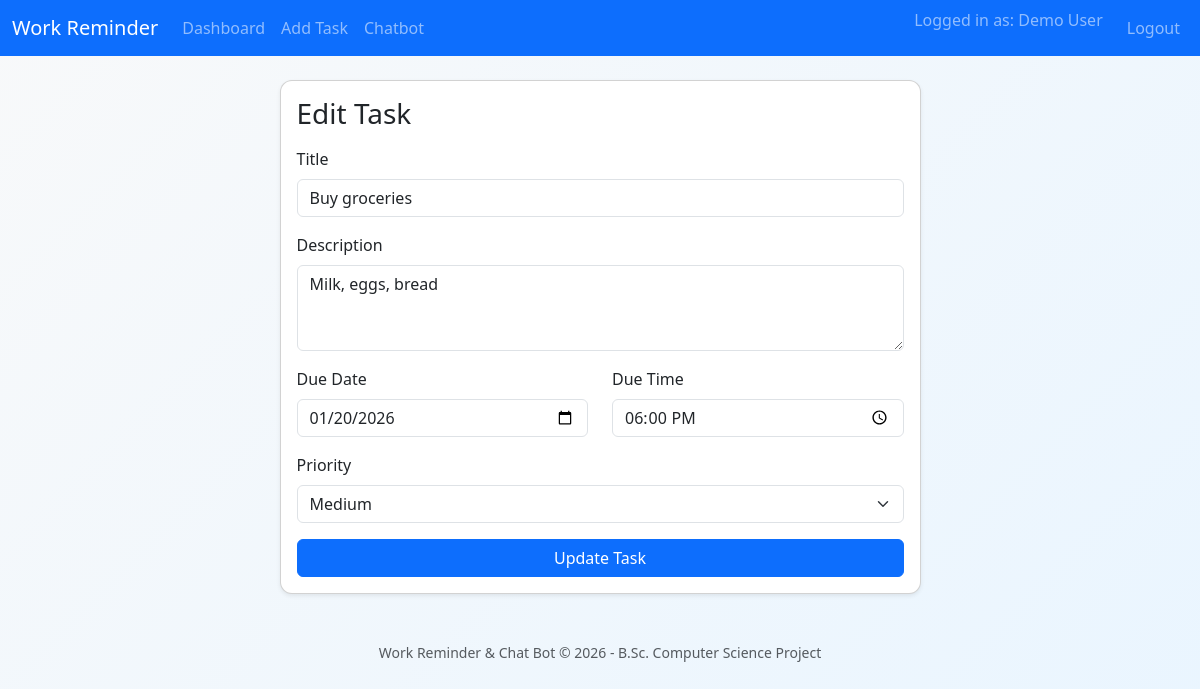
The app's page /tasks/edit_task.php?id=2 (signed in) with its own data.
### tables this page shows
CREATE TABLE IF NOT EXISTS tasks (
  id INT AUTO_INCREMENT PRIMARY KEY,
  user_id INT NOT NULL,
  title VARCHAR(200) NOT NULL,
  description TEXT,
  due_date DATE NOT NULL,
  due_time TIME NOT NULL,
  priority VARCHAR(20) DEFAULT 'medium',
  status VARCHAR(20) DEFAULT 'pending',  
  reminder_sent TINYINT(1) DEFAULT 0,
  created_at DATETIME DEFAULT CURRENT_TIMESTAMP,
  updated_at DATETIME DEFAULT CURRENT_TIMESTAMP ON UPDATE CURRENT_TIMESTAMP,
  CONSTRAINT fk_tasks_user FOREIGN KEY (user_id) REFERENCES users(id) ON DELETE CASCADE
);

### tasks/edit_task.php (the view, shortened to what this page needs)
<?php
require_once __DIR__ . '/../config.php';
$userId = $_SESSION['user_id'];
$errors = [];
$taskId = isset($_GET['id']) ? (int)$_GET['id'] : 0;
$stmt = $pdo->prepare('SELECT * FROM tasks WHERE id = ? AND user_id = ? LIMIT 1');
$stmt->execute([$taskId, $userId]);
$task = $stmt->fetch();
if ($_SERVER['REQUEST_METHOD'] === 'POST') {
    $title = trim($_POST['title'] ?? '');
    $description = trim($_POST['description'] ?? '');
    $due_date = $_POST['due_date'] ?? '';
    $due_time = $_POST['due_time'] ?? '';
    $priority = trim($_POST['priority'] ?? 'medium');
    if ($title === '') {
        $errors[] = 'Title is required.';
    }
    if ($due_date === '') {
        $errors[] = 'Due date is required.';
    }
    if ($due_time === '') {
        $errors[] = 'Due time is required.';
    }
    if (!in_array($priority, ['low', 'medium', 'high'], true)) {
        $priority = 'medium';
    }
    if (empty($errors)) {
        $stmt = $pdo->prepare('
            UPDATE tasks
            SET title = ?, description = ?, due_date = ?, due_time = ?, priority = ?, reminder_sent = 0, updated_at = NOW()
            WHERE id = ? AND user_id = ?
        ');
        $stmt->execute([
            $title,
            $description,
            $due_date,
            $due_time,
            $priority,
            $taskId,
            $userId
        ]);
        header('Location: /WorkReminder/dashboard.php');
        exit;
    }
} else {
    $title = $task['title'];
    $description = $task['description'];
    $due_date = $task['due_date'];
    $due_time = $task['due_time'];
    $priority = $task['priority'];
}
include __DIR__ . '/../includes/header.php';
?>
<div class="row justify-content-center">
    <div class="col-md-7">
        <div class="card shadow-sm">
            <div class="card-body">
                <h3 class="card-title mb-3">Edit Task</h3>
                <form method="post" action="">
                    <div class="mb-3">
                        <label class="form-label">Title</label>
                        <input type="text" name="title" class="form-control" required
                               value="<?php echo htmlspecialchars($title); ?>">
                    </div>
                    <div class="mb-3">
                        <label class="form-label">Description</label>
                        <textarea name="description" class="form-control" rows="3"><?php echo htmlspecialchars($description); ?></textarea>
                    </div>
                    <div class="row">
                        <div class="col-md-6 mb-3">
                            <label class="form-label">Due Date</label>
                            <input type="date" name="due_date" class="form-control" required
                                   value="<?php echo htmlspecialchars($due_date); ?>">
                        </div>
                        <div class="col-md-6 mb-3">
                            <label class="form-label">Due Time</label>
                            <input type="time" name="due_time" class="form-control" required
                                   value="<?php echo htmlspecialchars(substr($due_time, 0, 5)); ?>">
                        </div>
                    </div>
                    <div class="mb-3">
                        <label class="form-label">Priority</label>
                        <select name="priority" class="form-select">
                            <option value="medium" <?php echo ($priority === 'medium') ? 'selected' : ''; ?>>Medium</option>
                        </select>
                    </div>
                    <button type="submit" class="btn btn-primary w-100">Update Task</button>
                </form>
            </div>
        </div>
    </div>
</div>
<?php include __DIR__ . '/../includes/footer.php'; ?>

### assets/css/style.css (style rules this page uses)
body { background: linear-gradient(135deg, #f8f9fa, #e9f5ff); min-height: 100vh; }
.card { border-radius: 0.75rem; }

### records on screen
tasks: title "Buy groceries", description "Milk, eggs, bread", due_date "01/20/2026", due_time "18:00", priority "Medium"

### other values on screen
$_SESSION['user_name'] "Demo User"
